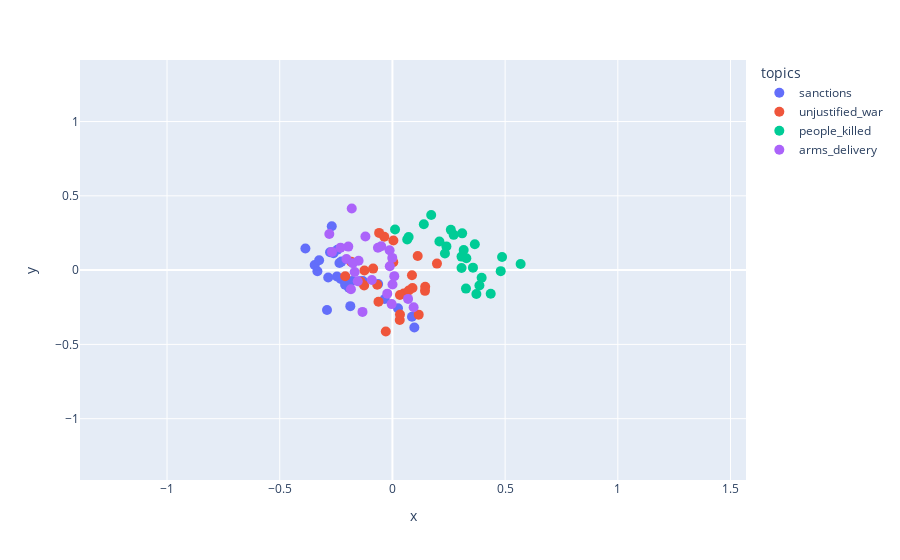

Write notebook code for a chart like this one.
### Code cell
visualise_with_dimensional_reduction(df_test,PCA(n_components=2), color_to_show='topics', hover_data=['topics', 'cleaned_text_translated','lang'])

### Figure 1 — Plotly figure (JSON) as saved in the notebook; plotly's stock layout.template omitted (floating-point values rounded to 4 significant figures)
{"data": [{"customdata": [["sanctions", "ukrainewar: the  eu  sanctions against  russia at a glance  ukrainerussiawar  ukrainerussiacrisis", "de"], ["sanctions", "chancellor stop imports from russia immediately, whether gas or coal! it cannot be the case that germany is complicit in war crimes.  stopputinnow", "de"], ["sanctions", "ukraine everyone complains about high gas prices the eu is financing putin's war an imbargo would make sense for a short period of time putin is financing the war from oil and gas exports!!!", "de"], ["sanctions", "ukraine️ we should give up  gas and  oil from  russia. it is  unbearable that people are  slaughtered with our  money.", "de"], ["sanctions", "thank you to everyone in the  cdu, the  csu and the  spd for sticking to fossil fuels and for the wonderful  putin cuddling in the  merkel era. so to speak, it's the hard-working  memory gas price.", "de"], ["sanctions", "since we don't have an oil embargo against russia, the government is helping people finance the  ukraine war. it's so wrong on so many levels, i really don't have any words for it anymore.", "de"], ["sanctions", "analysis: europe will close the cap on russian oil at $60 but it will not serve to harm russia  europe  russia  petroleoruso  oilbarrel  oilproduction ⬇️⬇️⬇️", "es"], ["sanctions", "breaking although the european union tries to blame  putin for the energy shortage in  europe this winter, it was his own decision to suspend the import of russian gas and oil in the spring, bowing to the demands of the us and  nato.  ukrainerussianwar  russiaukrainewar", "es"], ["sanctions", "the  eu is concerned that  turkey has expanded trade with  russia instead of imposing sanctions since the start of the conflict in  ukraine, said eu high representative for foreign affairs josep borrell.  la580", "es"], ["sanctions", "the european commission emphasizes that the import from russia and the transit of some oil products should be allowed to ensure food and energy security in the world. first of all, poland and the baltic states oppose such a decision  stoprussia  stopputin", "uk"], ["sanctions", "europe is slowly losing their standard of living. the sanction is damaging the economy. blowback russian sanction. shutdown . eurobasket . nato . russia .", "en"], ["sanctions", "twenty-two individuals and two entities are subject to new anti-russian sanctions by the u.s. treasury department's office of foreign assets control (ofac).  usa  russia  sanctions", "en"], ["sanctions", "russia finances hit by cheaper oil and costs of ukraine war cnn business  ukraine🇺🇦  freedom🇺🇲  keepkyivfree✊🏽  zelenskyy  fuckputin   from", "en"], ["sanctions", "asks that you sign this petition   for a full western embargo on russian oil and gas and that you push big western players, including blackrock, to get the heck out of the 40 giant \"carbon bomb\" projects planned for russia  standwithukraine", "en"], ["sanctions", "europe  eu  ukraine  russia the european union is set to ban sputnik, a russian government information channel, from operating on its territory.", "it"], ["sanctions", "attention: germany and italy are receiving immense pressure to disconnect  russia from the  swift transaction circuit. obviously: they are the countries that have the most relations with moscow and that would take it there.", "it"], ["sanctions", "apple, eni, ford and more: large companies have taken action against  russia. the list of companies that have decided to take concrete action against the russian invasion of  ukraine is dense and constantly updated  wwe2k22", "it"], ["sanctions", "sanctions against  russia also affect cats. the international feline federation has announced it has banned russian cats from its competitions around the world until at least the end of may, saying it is \"horrified\" by the invasion of  ukraine.", "it"], ["sanctions", "rolex stops exporting goods to  russia,  bloomberg reports.", "it"], ["sanctions", "petrol  gas  wheat  fuel  bills etc other than  sanctions on  russia, this is italy's  assisted suicide  ukrainewar  draghileavenow let's give up and hand over  zelensky to him with apologies.", "it"], ["sanctions", "🔴 the united states officially sanctions vladimir  putin, mae sergei  lavrov, the russian minister of defense, the deputy minister of defense and the chief of staff of the russian army.  ukrainerussia  ukrainewar  russiaukrainewar  ukrainerussiaconflict", "fr"], ["sanctions", "war in ukraine: new round of american sanctions against russia and vladimir putin's daughters  ukraine  warinukraine", "fr"], ["sanctions", "the boomerang effect has already been triggered. sanctions against russia generate global economic risks, which are major, particularly for the 🇫🇷. and bruno lemaire who thought he would bring  russia to its knees.  ukraine", "fr"], ["sanctions", "zelensky calls on  europe to \"retaliate\" to the \"gas war\" by strengthening sanctions against  russia", "fr"], ["sanctions", "the  eu visa ban on russian citizens 🇷🇺 is something that clearly hurts the  kremlin since many russians will then blame the russian dictator for losing their vacation. this is exactly why we need to do it.  russia  russian  eu", "fr"]], "hovertemplate": "topics=%{customdata[0]}<br>x=%{x}<br>y=%{y}<br>cleaned_text_translated=%{customdata[1]}<br>lang=%{customdata[2]}<extra></extra>", "legendgroup": "sanctions", "marker": {"color": "#636efa", "size": 10, "symbol": "circle"}, "mode": "markers", "name": "sanctions", "orientation": "v", "showlegend": true, "type": "scatter", "x": [0.08676, -0.235, -0.3449, -0.2768, -0.2691, -0.2461, -0.2288, -0.3329, -0.2903, -0.3252, -0.2264, -0.06352, -0.03393, -0.2616, -0.2099, -0.3861, -0.1788, -0.1313, -0.1929, -0.2444, 0.02464, 0.09724, -0.2849, -0.1868, -0.1447], "xaxis": "x", "y": [-0.3136, 0.04774, 0.03407, 0.1199, 0.295, -0.0427, -0.05952, -0.007558, -0.2687, 0.06602, 0.05724, -0.09368, -0.1944, 0.1139, -0.09776, 0.1453, -0.07334, -0.07339, -0.1188, 0.1369, -0.257, -0.3864, -0.04944, -0.2425, -0.07579], "yaxis": "y"}, {"customdata": [["unjustified_war", "vogt-wuchter: \"we are shocked by the war in ukraine in the middle of europe which russia launched against its neighboring country in violation of international law.\" civilians are victims of the conflict. hundreds of thousands are fleeing. statement:    ukraine", "de"], ["unjustified_war", "oh, a special conversation situation.  putin wages war and commits war crimes. you can save yourself that crap.", "de"], ["unjustified_war", "the federal attorney general is investigating... possible  warcrimes  russia in  ukraine but not against president  putin personally. the international criminal court (icc) is also already investigating. after .../2", "de"], ["unjustified_war", "the targeted bomb attack on the  children's clinic in  mariupol is despicably unscrupulous and shows the full inhumanity of  putin. it is a barbaric, brutal  warcrime inexcusably inhumane.  stopputinnow  standwithukraine  putinisawarcriminal", "de"], ["unjustified_war", "i watched carefully, and it seemed to me that he wanted to repeat the georgia 2008 option by making ukraine the aggressor. and here ukraine did not fall into any traps, all the fakes were exposed instantly, and as a result, nothing limited international support. saakashvili's lesson has been learned.", "ru"], ["unjustified_war", "there is not a single generation of the ukrainian people that has not suffered at the hands of the russians. the realization of this hurts so much that it often seems as if this hell will never end. as if this hell is life itself.", "uk"], ["unjustified_war", "the terrorist organization \"russia\" fired a volley of s-300 missiles at a convoy of people heading to the occupied territory to visit their relatives, killing dozens of civilians. when will a special tribunal be created to criminalize the regime of these scum?  russiaisaterroriststate  russia  ukraine", "uk"], ["unjustified_war", "more and more evidence of  russian war crimes uncovered on a near daily basis in  ukraine️. all being documented and sent to the  hague.", "en"], ["unjustified_war", "allies do not and will never recognize russia's illegal and illegitimate annexation of crimea. sham referenda in the donetsk, luhansk, zaporizhzhia, and kherson regions of ukraine have no legitimacy and will be a blatant violation of the un charter  standwithukraine", "en"], ["unjustified_war", "anyone who deliberately attacks hospitals and civilian homes is a criminal and should be punished immediately, but even those who tolerate it, by refusing to back down from their positions, are contributing to the mass slaughter of their people. russiaukraineconflict  ukrainewar", "it"], ["unjustified_war", "lavrov  putin and all those who carried out the massacre in  ukraine will have to pay for their crimes with the death penalty, let's hope they don't go unpunished as happened with the bastards who exterminated vietnamese children with napalm.", "it"], ["unjustified_war", "let's be clear:  putin ordered to attack, bomb and hit  ukraine. the initiative of the  war is his, the invasion is criminal, the  ukrainians have every  right and  duty to offer  resistance to the invaders. demanding their surrender is an embarrassing infamy.", "it"], ["unjustified_war", "three weeks after the start of the war, people still have to understand that there is an invader and an invaded. let's do well.  sbetti  ukraine️  nowar  ukrainewar  whitezone", "it"], ["unjustified_war", "so  putin asks nato not to let ukraine in, ergo it invades and destroys ukraine and ukraine must not defend itself. it's a reasoning worthy of hitler", "it"], ["unjustified_war", "warrussiaukraine  putinwarcriminal  putin it's very clear ! and very simple! just say it loud and clear! putin is an invading aggressor war criminal!", "fr"], ["unjustified_war", "🔴 \" putin is a war criminal\": \"this is the first time that joe  biden has said it this term has weight, meaning, especially today, especially after v's speech.  zelensky\", reports  our correspondent  in  ruthelkrief2022", "fr"], ["unjustified_war", "pentagon accused the russian military of committing war crimes in ukraine and said it will help gather evidence.    ukraineunderattack  russianwarcrimes  russianukrainianwar  stoprussia  putinswar  putinhitler  russiakills", "fr"], ["unjustified_war", "carla del ponte: \"putin is a war criminal\"  putinwarcrimes", "fr"], ["unjustified_war", "via  \"mr. putin was wrong about almost everything. this war has been an error of interpretation from the start.\"  ukraine on franceinfo, this former general, now professor of strategy at sciences po and hec, looks back on…", "fr"], ["unjustified_war", "putin's criminal and corrupt  russia tortures prisoners of war!!!!  ukraine", "fr"], ["unjustified_war", "here is proof of another russian war crime. in this phone call, a russian commander orders his subordinate to kill ukrainian prisoners of war in the town of popasna in eastern  ukraine.  ukrainerussiawar", "fr"], ["unjustified_war", "if you say \"war\" to him he won't respond..  operationspecial: the ukrainians refuse to be \"liberated\" by putin; so by \"attacking\" the russians the war becomes automatic due to  zelensky (must follow!)", "fr"], ["unjustified_war", "alert the international criminal court issues an arrest warrant against russian president vladimir  putin for war crimes in ukraine.", "fr"], ["unjustified_war", "🔴  ukrainerussianwar urgent‼️ the international criminal court issued an arrest warrant for russian president vladimir putin on friday, charging him with war crimes for the illegal deportation of children from ukraine to russia.  civ225  mali  burkina  niger  senegal", "fr"], ["unjustified_war", "war in  ukraine:  russia committed wide range of war crimes, says un commission of inquiry report", "fr"]], "hovertemplate": "topics=%{customdata[0]}<br>x=%{x}<br>y=%{y}<br>cleaned_text_translated=%{customdata[1]}<br>lang=%{customdata[2]}<extra></extra>", "legendgroup": "unjustified_war", "marker": {"color": "#EF553B", "size": 10, "symbol": "circle"}, "mode": "markers", "name": "unjustified_war", "orientation": "v", "showlegend": true, "type": "scatter", "x": [0.08894, -0.1243, -0.06187, 0.003791, -0.1831, 0.004222, 0.1976, 0.08669, -0.08559, -0.03607, -0.05897, -0.1255, 0.1121, -0.2094, 0.04997, 0.03338, 0.03247, 0.07263, -0.06757, 0.1454, 0.1445, -0.1411, -0.02937, 0.03356, 0.1166], "xaxis": "x", "y": [-0.1206, -0.002653, -0.2124, 0.05357, 0.05703, 0.1992, 0.04388, -0.03481, 0.01011, 0.2251, 0.2505, -0.1031, 0.09516, -0.04137, -0.1579, -0.1676, -0.3363, -0.1374, -0.09885, -0.1124, -0.1396, -0.07837, -0.4127, -0.2987, -0.2998], "yaxis": "y"}, {"customdata": [["people_killed", "the interior ministry of  ukraine reported on sunday evening 352 civilians killed since russia's attack on ukraine, including 14 children. a further 1,684 wounded people were counted, including 116 children.  fckptn  weapons  ukrainewar  putinswar  belarus  putin", "de"], ["people_killed", "🛑🛑🇷🇺🇺🇦 russia attacked the settlement in the svyatoshinsky district of kiev! mayor; \"5 people were injured, 2 were hospitalized\"  ukrainerussiawar  ukraine  russia  kiev  kyiv", "de"], ["people_killed", "people are being slaughtered, kidnapped, raped and thrown into mass graves by the russians in  mariupol. but of course, ukraine should capitulate and insist on peace. do you notice anything else?", "de"], ["people_killed", "russia: 2,500 dead seals found on the coast of the caspian sea, in russia.", "es"], ["people_killed", "three people died in the crash of a mi-8 helicopter in russia's buryatia.  ukraine  ukraine  russian  war", "es"], ["people_killed", "the burial of an entire family was found in izyum. we are talking about the stolpakov family: 31-year-old elena and 33-year-old dmytro, as well as their daughters 5-year-old lesya and 8-year-old sasha, as well as their grandmother (according to other data, the grandfather also died)  russiaisaterrorisstate  izium  ukraine️  stoprussianaggression", "uk"], ["people_killed", "a total of 447 dead were found. among them are 425 civilians and 22 soldiers of the armed forces of ukraine.  stoprussia", "uk"], ["people_killed", "fragments of a child's body were found at the site of a rocket attack in dnipro    ukraine  dnipro", "uk"], ["people_killed", "breaking! two killed and three injured in donetsk more details of overnight attacks are emerging from ukraine today.  theshadepill  stoprussia  russiakillscivilians  emergency  trending", "en"], ["people_killed", "20 reportedly killed as russian forces shelled civilian convoy in kupiansky district, kharkiv oblast  russia  ukraine  war", "en"], ["people_killed", "they bombed hospitals, universities, homes of ordinary citizens, they bombed kindergartens, schools... they killed children, women and men... only an infamous person could do something like that.  russianukrainianwar  putin  ucrania", "it"], ["people_killed", "unity  crisis  international ; 5 dead after the air attack on the  ukraine television headquarters. reports of violence from students and women are increasing.  noallaguerra  siallavita  russiaukraineconflict  russiaukrainewar  negotiations.", "it"], ["people_killed", "russia without dignity or shame: the children's hospital in  mariupol bombed. deaths and injuries among doctors, nurses and young patients", "it"], ["people_killed", "hell in  mariupol! here is the strategic city flown over by a drone the view is atrocious, heartbreaking  putin brought back hell on earth after 77 years: 2500 deaths, no electricity, water, food, heating i no longer have doubts: putin must be stopped. and you?   turkey", "it"], ["people_killed", "because the victims of this filthy war have a name, a face... tetyana is a young mother living on the outskirts of kyiv. in this video, she says: \"parents of russia, your children are on our land and they are killing us.\"  ukraine  ukraineinvasion  russiaukraine", "fr"], ["people_killed", "newsflash at least 22 civilians killed in  russian strike on  ukrainian city of chernihiv, rescuers search for more debris  russianukrainianwar", "fr"], ["people_killed", "invasion of ukraine: three journalists killed, more than 30 injured since the russian invasion  ukraine  warinukraine", "fr"], ["people_killed", "ukraine 🇺🇦: as a result of today's explosion in  donetsk, 20 civilians were killed, another 28 people were injured. a rally against the russian occupation was planned for today in the city center.", "fr"], ["people_killed", "another  artist has gone to the  stars. death of  oksanashvets, famous  actress in  ukraine, killed in a bombing in  kiev.", "fr"], ["people_killed", "the latest photo of a happy couple anton hannah. the russians shot at them as they tried to evacuate the kyiv suburb  bucha. anton was killed. their unborn baby also did not survive the attack. in an instant a woman lost everything: her home and her family", "fr"], ["people_killed", "🇺🇦 ukraine: this photo was posted by little sacha's mother. after weeks of searching, the lifeless body of the 4-year-old boy was found. he was trying to escape the arrival of the russians with his grandmother, who was found dead on march 11.", "fr"], ["people_killed", "rescuers say human bodies belong to local residents killed by invaders... another  war crime of the russian army...  ukraine", "fr"], ["people_killed", "🔴 6 people shot dead found in a basement in the suburbs of kyiv.  russianukrainianwar  ukraine  ukraineunderattack", "fr"], ["people_killed", "ukraine after the missile strikes which left at least six dead and eight injured in lviv, residents of this western city, relatively untouched by the fighting, fled.   via", "fr"], ["people_killed", "ukraine: at least two civilians killed and 10 injured after russian strikes in kramatorsk    ukraine  war  russia", "fr"]], "hovertemplate": "topics=%{customdata[0]}<br>x=%{x}<br>y=%{y}<br>cleaned_text_translated=%{customdata[1]}<br>lang=%{customdata[2]}<extra></extra>", "legendgroup": "people_killed", "marker": {"color": "#00cc96", "size": 10, "symbol": "circle"}, "mode": "markers", "name": "people_killed", "orientation": "v", "showlegend": true, "type": "scatter", "x": [0.3067, 0.3959, 0.06554, 0.2084, 0.3574, 0.1721, 0.2717, 0.3655, 0.4804, 0.4361, 0.07185, 0.3262, 0.2396, 0.0115, 0.3161, 0.4865, 0.3725, 0.3066, 0.3279, 0.1392, 0.2591, 0.233, 0.5687, 0.3094, 0.3859], "xaxis": "x", "y": [0.01373, -0.05084, 0.2062, 0.1931, 0.01656, 0.3714, 0.2375, 0.174, -0.007032, -0.1596, 0.2234, -0.1246, 0.1596, 0.2737, 0.1352, 0.08779, -0.1613, 0.09099, 0.0801, 0.3085, 0.2711, 0.1119, 0.0413, 0.2473, -0.1034], "yaxis": "y"}, {"customdata": [["arms_delivery", "we germans in particular should be ashamed that we don't help  ukraine much more, especially not with many more and stronger weapons....", "de"], ["arms_delivery", "\" ukraine needs heavy weapons,\" says ex-civil service worker, nikolas busse! 🤦😂", "de"], ["arms_delivery", "just deliver a few long-range nuclear missiles to  ukraine,  putin will get out of ukraine faster than fler will get out of hoe. 😆", "de"], ["arms_delivery", "dear friends, our  cheetah tanks are used in  ukraine, for example, to protect infrastructure such as the port of  odessa. anyone who does not supply ammunition to an invaded state for national defense can no longer be a reliable supplier of ammunition for us", "de"], ["arms_delivery", "🇷🇺🔥🇺🇦  russia vs  ukraine day 287 according to this, the  usa would be pressuring  germany to deliver leopard 2 battle tanks (we understand 2a4) to ukraine.", "es"], ["arms_delivery", "cnn: biden is finalizing sending patriot to ukraine  ukraina  russia  war", "es"], ["arms_delivery", "large-scale supplies of weapons are vital for ukraine to defend itself from crazy russia, which has become obsessed with russian fascism and started an unjust, genocidal, illegal war. if russia were attacked, it would also receive help for self-defense.", "ru"], ["arms_delivery", "an american strategic reconnaissance drone rq-4 global hawk is circling off the coast of crimea. 😅🔥👌🏻  ukrainerussianwar  ukrainecounteroffensive  war on ukraine  ukraine️  russiaukrainewar  russiaisaterroriststate  usa", "ru"], ["arms_delivery", "lithuania will not be able to transfer nasams air defense systems to ukraine, but will provide shells for the pzh 2000 self-propelled guns    russia  ukraine", "ru"], ["arms_delivery", "ukrainerussianwar 🕶️⚡️🇹🇷🇹🇷👍👍‼️ turkey delivered a batch of trlg-230 high-precision missiles to ukraine. they are launched from the roketsan development platform. the flight range is 70 km, laser beam guidance system. target illumination is provided by bayraktar tb2.", "ru"], ["arms_delivery", "g7 leaders expressed unwavering support for ukraine and promised air defense systems    russia  ukraine", "ru"], ["arms_delivery", "the german company rheinmetall has confirmed an order for the production of two skynex air defense systems for ukraine, handelsblatt reports.  ukraine  kherson  crimea  dnipro  wagner  bakhmut  himars  kyiv  belarus  ukrainian  moscow  crimea  donetsk  bakhmut", "ru"], ["arms_delivery", "🇺🇸the us congress instructed the pentagon to accelerate the delivery of large drones to ukraine  russiainvadedukraine  russiaisaterroiststate  usa  ukraine️", "uk"], ["arms_delivery", "f-16 with semi-stealth agm-158 missiles with a range of 370 km, 925 km and 1900 km depending on the modification. uncle joe, please!   ukrainewar  f16forukraine  agm158forukraine  armukrainanow", "uk"], ["arms_delivery", "here we do have the challenge. the european  nato countries with missing stockpiles of key weaponry does make the nato weak. there has to be a balance between weapons sent to ukraine and weapons kept for own/nato defence. no matter how much any nato country would like to help.", "en"], ["arms_delivery", "this is horrible..and probably the tip of the iceberg..  russians were sent to murder, torture, rape, destroy everything in  ukraine...  russiaisanazistate", "en"], ["arms_delivery", "i hope you are wrong. however we all know what it needs are  abrams,  leopard2,  challenger2 and/or  leclerc battletanks to really make a difference. we could send those in such numbers, that they would overwhelm the  russian army for sure.", "en"], ["arms_delivery", ".  polishpres.  duda in  lviv today:\"a major military modernization program is underway in  poland. the equipment we are replacing will be sent to  ukraine\".it means ukraine can count on hundreds of pieces of polish tanks,ifvs mlrs over time(pt-91/t-72/bmp/grad)🇵🇱🇺🇦", "en"], ["arms_delivery", "the sending of weapons by  nato countries to  ukraine is an act of war against  russia. let's just hope  putin doesn't pay attention to it.", "it"], ["arms_delivery", "russiaucrania  russia  ukraine  draghi  italy  eu but who pays for the weapons sent? in addition to us and our children with the risk of their lives....", "it"], ["arms_delivery", "it seems that poland has indicated its willingness to transfer its  mig29 to the ramstein base in order to send them to ukraine. so it's not just us italians who are idiots....  ukrainerussianwar", "it"], ["arms_delivery", "putin's russia has the largest ballistic arsenal in the world....the  usa has run out of javelins and has himars close to stock levels....the rest of europe has never been armed. ... if  putin had strange ideas, would we throw slingshots at him now?", "it"], ["arms_delivery", "let's give offensive weapons to  ukraine to face  putin's  barbaric offensive       invasionofukraine", "fr"], ["arms_delivery", "it is with these  ukronazi  bandits that  nato is sending billions of dollars worth of weapons to weaken  russia. but, the  war will enter its third phase, the  worldwar, where westerners will be required to invest militarily on the ground.", "fr"], ["arms_delivery", "ukraine ukraine will not receive f-16 even after six months rakhmanin", "fr"]], "hovertemplate": "topics=%{customdata[0]}<br>x=%{x}<br>y=%{y}<br>cleaned_text_translated=%{customdata[1]}<br>lang=%{customdata[2]}<extra></extra>", "legendgroup": "arms_delivery", "marker": {"color": "#ab63fa", "size": 10, "symbol": "circle"}, "mode": "markers", "name": "arms_delivery", "orientation": "v", "showlegend": true, "type": "scatter", "x": [-0.1958, 0.0003536, -0.1539, -0.1199, -0.2039, 0.09409, -0.1502, 0.06933, -0.1674, -0.01169, -0.02287, -0.09143, -0.1328, -0.04971, -0.28, -0.01251, -0.1805, -0.000709, -0.184, -0.06424, -0.2301, -0.2682, -0.003441, -0.1756, 0.008194], "xaxis": "x", "y": [0.1583, -0.09645, -0.07474, 0.2266, 0.0748, -0.2495, 0.06275, -0.1937, -0.01291, 0.02598, -0.1583, -0.06705, -0.2812, 0.1611, 0.2434, 0.134, 0.4142, 0.08214, -0.1286, 0.1508, 0.1512, 0.1225, -0.2287, 0.04591, -0.04055], "yaxis": "y"}], "layout": {"legend": {"title": {"text": "topics"}, "tracegroupgap": 0}, "margin": {"t": 60}, "xaxis": {"anchor": "y", "domain": [0, 1], "range": [-1.386, 1.569], "title": {"text": "x"}}, "yaxis": {"anchor": "x", "domain": [0, 1], "range": [-1.413, 1.414], "title": {"text": "y"}}}}
